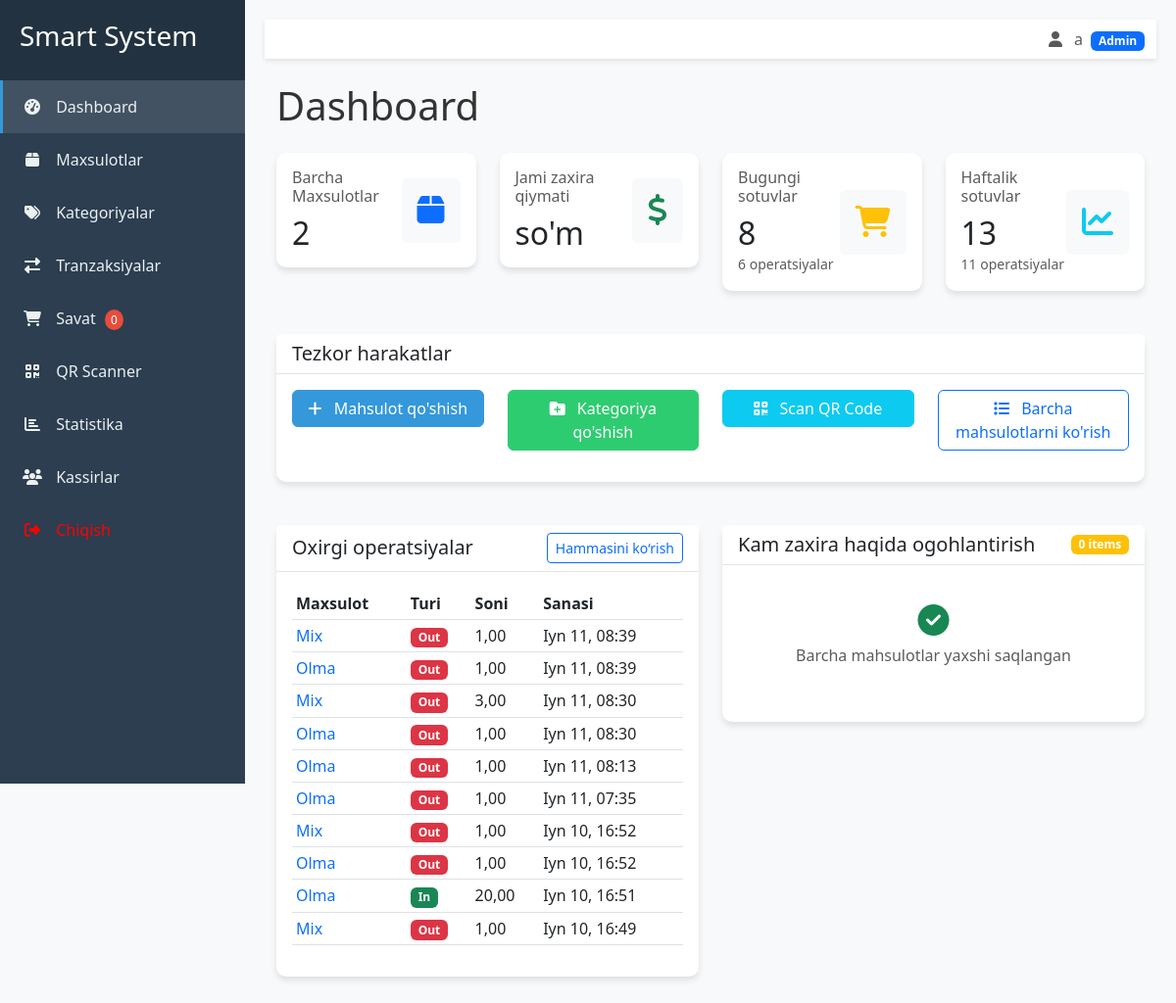
The app's page / (signed in) with its own data.
### app/models.py (models this page shows, shortened)
class Transaction(models.Model):
    TRANSACTION_TYPES = (
        ('IN', 'Stock In'),
        ('OUT', 'Stock Out'),
    )
    transaction_id = models.CharField(max_length=6, unique=True, blank=True, null=True)
    sale_receipt = models.ForeignKey(SaleReceipt, on_delete=models.CASCADE, related_name='transactions', null=True, blank=True)
    product = models.ForeignKey(Product, on_delete=models.CASCADE, related_name='transactions')
    quantity = models.DecimalField(max_digits=10, decimal_places=2)
    transaction_type = models.CharField(max_length=3, choices=TRANSACTION_TYPES)
    sold_price = models.DecimalField(max_digits=10, decimal_places=2, null=True, blank=True)
    timestamp = models.DateTimeField(auto_now_add=True)
    user = models.ForeignKey(User, on_delete=models.CASCADE, related_name='transactions')
    notes = models.TextField(blank=True, null=True)

class Product(models.Model):
    UNIT_TYPES = (
        ('piece', 'Dona'),
        ('kg', 'Kilogram'),
    )
    name = models.CharField(max_length=200)
    description = models.TextField(blank=True, null=True)
    cost_price = models.DecimalField(max_digits=10, decimal_places=2)
    min_sale_price = models.DecimalField(max_digits=10, decimal_places=2)
    sale_price = models.DecimalField(max_digits=10, decimal_places=2)
    stock = models.DecimalField(max_digits=10, decimal_places=2, default=0.00)
    unit_type = models.CharField(max_length=10, choices=UNIT_TYPES, default='piece')
    category = models.ForeignKey(Category, on_delete=models.CASCADE, related_name='products')
    created_at = models.DateTimeField(auto_now_add=True)
    updated_at = models.DateTimeField(auto_now=True)
    qr_code = models.ImageField(upload_to='qr_codes/', blank=True, null=True)
    image = models.ImageField(upload_to='product_images/', blank=True, null=True)

### app/views.py (the view)
# urls.py: path('', views.dashboard, name='dashboard'),
@login_required
@user_passes_test(lambda u: u.is_staff)
def dashboard(request):
    recent_transactions = Transaction.objects.select_related('product', 'user').order_by('-timestamp')[:10]
    low_stock_products = Product.objects.filter(stock__lte=5).select_related('category')
    total_products = Product.objects.count()
    today = timezone.now().date()
    today_sales = Transaction.objects.filter(
        transaction_type='OUT',
        timestamp__date=today
    ).aggregate(
        count=Count('id'),
        total=Sum('quantity')
    )
    week_start = today - datetime.timedelta(days=today.weekday())
    week_sales = Transaction.objects.filter(
        transaction_type='OUT',
        timestamp__date__gte=week_start,
        timestamp__date__lte=today
    ).aggregate(
        count=Count('id'),
        total=Sum('quantity')
    )
    context = {
        'recent_transactions': recent_transactions,
        'low_stock_products': low_stock_products,
        'total_products': total_products,
        'today_sales': today_sales,
        'week_sales': week_sales,
    }
    return render(request, 'inventory_app/dashboard.html', context)

### templates/inventory_app/dashboard.html (shortened to what this page needs)
{% extends 'inventory_app/base.html' %}
{% block content %}
<div class="container-fluid">
    <h1 class="mb-4">Dashboard</h1>
    <div class="row mb-4">
        <div class="col-md-3">
            <div class="card">
                <div class="card-body">
                    <div class="d-flex justify-content-between align-items-center">
                        <div>
                            <h6 class="card-title text-muted mb-0">Barcha Maxsulotlar</h6>
                            <h2 class="mt-2 mb-0">{{ total_products }}</h2>
                        </div>
                        <div class="bg-light rounded p-3">
                            <i class="fas fa-box fa-2x text-primary"></i>
                        </div>
                    </div>
                </div>
            </div>
        </div>
        <div class="col-md-3">
            <div class="card">
                <div class="card-body">
                    <div class="d-flex justify-content-between align-items-center">
                        <div>
                            <h6 class="card-title text-muted mb-0">Jami zaxira qiymati</h6>
                            <h2 class="mt-2 mb-0">{{ total_stock_value|floatformat:2 }} so'm</h2>
                        </div>
                        <div class="bg-light rounded p-3">
                            <i class="fas fa-dollar-sign fa-2x text-success"></i>
                        </div>
                    </div>
                </div>
            </div>
        </div>
        <div class="col-md-3">
            <div class="card">
                <div class="card-body">
                    <div class="d-flex justify-content-between align-items-center">
                        <div>
                            <h6 class="card-title text-muted mb-0">Bugungi sotuvlar</h6>
                            <h2 class="mt-2 mb-0">{{ today_sales.total|default:0 }}</h2>
                            <small class="text-muted">{{ today_sales.count|default:0 }} operatsiyalar</small>
                        </div>
                        <div class="bg-light rounded p-3">
                            <i class="fas fa-shopping-cart fa-2x text-warning"></i>
                        </div>
                    </div>
                </div>
            </div>
        </div>
        <div class="col-md-3">
            <div class="card">
                <div class="card-body">
                    <div class="d-flex justify-content-between align-items-center">
                        <div>
                            <h6 class="card-title text-muted mb-0">Haftalik sotuvlar</h6>
                            <h2 class="mt-2 mb-0">{{ week_sales.total|default:0 }}</h2>
                            <small class="text-muted">{{ week_sales.count|default:0 }} operatsiyalar</small>
                        </div>
                        <div class="bg-light rounded p-3">
                            <i class="fas fa-chart-line fa-2x text-info"></i>
                        </div>
                    </div>
                </div>
            </div>
        </div>
    </div>
    <div class="row mb-4">
        <div class="col-12">
            <div class="card">
                <div class="card-header">
                    <h5 class="card-title mb-0">Tezkor harakatlar</h5>
                </div>
                <div class="card-body">
                    <div class="row">
                        <div class="col-md-3 mb-3">
                            <a href="{% url 'product_add' %}" class="btn btn-primary w-100">
                                <i class="fas fa-plus me-2"></i> Mahsulot qo'shish
                            </a>
                        </div>
                        <div class="col-md-3 mb-3">
                            <a href="{% url 'category_add' %}" class="btn btn-success w-100">
                                <i class="fas fa-folder-plus me-2"></i> Kategoriya qo'shish
                            </a>
                        </div>
                        <div class="col-md-3 mb-3">
                            <a href="{% url 'qr_scanner' %}" class="btn btn-info w-100 text-white">
                                <i class="fas fa-qrcode me-2"></i> Scan QR Code
                            </a>
                        </div>
                        <div class="col-md-3 mb-3">
                            <a href="{% url 'product_list' %}" class="btn btn-outline-primary w-100">
                                <i class="fas fa-list me-2"></i> Barcha mahsulotlarni ko'rish
                            </a>
                        </div>
                    </div>
                </div>
            </div>
        </div>
    </div>
    <div class="row">
        <div class="col-md-6">
            <div class="card">
                <div class="card-header d-flex justify-content-between align-items-center">
                    <h5 class="card-title mb-0">Oxirgi operatsiyalar</h5>
                    <a href="{% url 'transaction_list' %}" class="btn btn-sm btn-outline-primary">Hammasini ko‘rish</a>
                </div>
                <div class="card-body">
                    {% if recent_transactions %}
                    <div class="table-responsive">
                        <table class="table table-sm">
                            <thead>
                                <tr>
                                    <th>Maxsulot</th>
                                    <th>Turi</th>
                                    <th>Soni</th>
                                    <th>Sanasi</th>
                                </tr>
                            </thead>
                            <tbody>
                                {% for transaction in recent_transactions %}
                                <tr>
                                    <td>
                                        <a href="{% url 'product_detail' transaction.product.id %}" class="text-decoration-none">
                                            {{ transaction.product.name|truncatechars:20 }}
                                        </a>
                                    </td>
                                    <td>
                                        {% if transaction.transaction_type == 'IN' %}
                                        <span class="badge bg-success">In</span>
                                        {% else %}
                                        <span class="badge bg-danger">Out</span>
                                        {% endif %}
                                    </td>
                                    <td>{{ transaction.quantity }}</td>
                                    <td>{{ transaction.timestamp|date:"M d, H:i" }}</td>
                                </tr>
                                {% endfor %}
                            </tbody>
                        </table>
                    </div>
                    {% else %}
                    <div class="text-center py-4">
                        <i class="fas fa-exchange-alt fa-2x text-muted mb-2"></i>
                        <p class="text-muted">Hozircha transactions yo'q</p>
                    </div>
                    {% endif %}
                </div>
            </div>
        </div>
        <div class="col-md-6">
            <div class="card">
                <div class="card-header d-flex justify-content-between align-items-center">
                    <h5 class="card-title mb-0">Kam zaxira haqida ogohlantirish</h5>
                    <span class="badge bg-warning">{{ low_stock_products|length }} items</span>
                </div>
                <div class="card-body">
                    {% if low_stock_products %}
                    <div class="table-responsive">
                        <table class="table table-sm">
                            <thead>
                                <tr>
                                    <th>Maxsulot</th>
                                    <th>Kategorya</th>
                                    <th>Birja</th>
                                    <th>Harakat</th>
                                </tr>
                            </thead>
                            <tbody>
                                {% for product in low_stock_products %}
                                <tr>
                                    <td>
                                        <a href="{% url 'product_detail' product.id %}" class="text-decoration-none">
                                            {{ product.name|truncatechars:15 }}
                                        </a>
                                    </td>
                                    <td>
                                        <small class="text-muted">{{ product.category.name }}</small>
                                    </td>
                                    <td>
                                        <span class="low-stock">{{ product.stock }}</span>
                                    </td>
                                    <td>
                                        <a href="{% url 'stock_add' product.id %}" class="btn btn-sm btn-success">
                                            <i class="fas fa-plus"></i>
                                        </a>
                                    </td>
                                </tr>
                                {% endfor %}
                            </tbody>
                        </table>
                    </div>
                    {% else %}
                    <div class="text-center py-4">
                        <i class="fas fa-check-circle fa-2x text-success mb-2"></i>
                        <p class="text-muted">Barcha mahsulotlar yaxshi saqlangan</p>
                    </div>
                    {% endif %}
                </div>
            </div>
        </div>
    </div>
</div>
{% endblock %}

### templates/inventory_app/base.html (shortened to what this page needs)
<!DOCTYPE html>
<html lang="en">
<head>
    <link href="https://cdn.jsdelivr.net/npm/bootstrap@5.3.0/dist/css/bootstrap.min.css" rel="stylesheet">
    <link rel="stylesheet" href="https://cdnjs.cloudflare.com/ajax/libs/font-awesome/6.4.0/css/all.min.css">
</head>
<body>
    {% if user.is_authenticated %}
    <div class="sidebar" id="sidebar">
        <div class="sidebar-header">
            <h3>Smart System</h3>
        </div>
        <ul class="sidebar-menu">
            <li>
                <a href="{% url 'dashboard' %}" class="{% if request.path == '/' %}active{% endif %}">
                    <i class="fas fa-tachometer-alt"></i> Dashboard
                </a>
            </li>
            <li>
                <a href="{% url 'product_list' %}" class="{% if '/products/' in request.path %}active{% endif %}">
                    <i class="fas fa-box"></i> Maxsulotlar
                </a>
            </li>
            {% if user.is_staff %}
            <li>
                <a href="{% url 'category_list' %}" class="{% if '/categories/' in request.path %}active{% endif %}">
                    <i class="fas fa-tags"></i> Kategoriyalar
                </a>
            </li>
            <li>
                <a href="{% url 'transaction_list' %}" class="{% if '/transactions/' in request.path %}active{% endif %}">
                    <i class="fas fa-exchange-alt"></i> Tranzaksiyalar
                </a>
            </li>
            {% endif %}
            <li>
                <a href="{% url 'cart_view' %}" class="{% if '/cart/' in request.path %}active{% endif %}">
                    <i class="fas fa-shopping-cart"></i> Savat
                    <span id="cart-count" class="cart-badge">0</span>
                </a>
            </li>
            <li>
                <a href="{% url 'qr_scanner' %}" class="{% if '/qr-scanner/' in request.path %}active{% endif %}">
                    <i class="fas fa-qrcode"></i> QR Scanner
                </a>
            </li>
            {% if user.is_staff %}
            <li>
                <a href="{% url 'statistics' %}" class="{% if '/statistics/' in request.path %}active{% endif %}">
                    <i class="fas fa-chart-bar"></i> Statistika
                </a>
            </li>
            <li>
                <a href="{% url 'user_list' %}"  class="{% if '/users/' in request.path %}active{% endif %}">
                    <i class="fas fa-users"></i> Kassirlar
                </a>
            </li>
            {% endif %}
            <li>
                <a href="{% url 'logout' %}" style="color: red;">
                    <i class="fas fa-sign-out-alt"></i> Chiqish
                </a>
            </li>
        </ul>
    </div>
    {% endif %}
    <div class="content" id="content">
        {% if user.is_authenticated %}
        <nav class="navbar navbar-expand-lg navbar-light mb-4">
            <div class="container-fluid">
                <div class="ms-auto">
                    <span class="navbar-text">
                        <i class="fas fa-user me-2"></i> {{ user.username }}
                        {% if user.is_staff %}
                        <span class="badge bg-primary ms-1">Admin</span>
                        {% endif %}
                    </span>
                </div>
            </div>
        </nav>
        {% endif %}
        {% block content %}{% endblock %}
    </div>
</body>
</html>

### records on screen
Transaction: transaction_type "Out"
Transaction: transaction_type "Out"
Transaction: transaction_type "Out"
Transaction: transaction_type "Out"
Transaction: transaction_type "Out"
Transaction: transaction_type "Out"
Transaction: transaction_type "Out"
Transaction: transaction_type "Out"
Transaction: transaction_type "In"
Transaction: transaction_type "Out"

### other values on screen
{{ user.username }} "a"
{{ total_products }} "2"
{{ today_sales.total|default:0 }} "8"
{{ today_sales.count|default:0 }} "6"
{{ week_sales.total|default:0 }} "13"
{{ week_sales.count|default:0 }} "11"
{{ low_stock_products|length }} "0"
